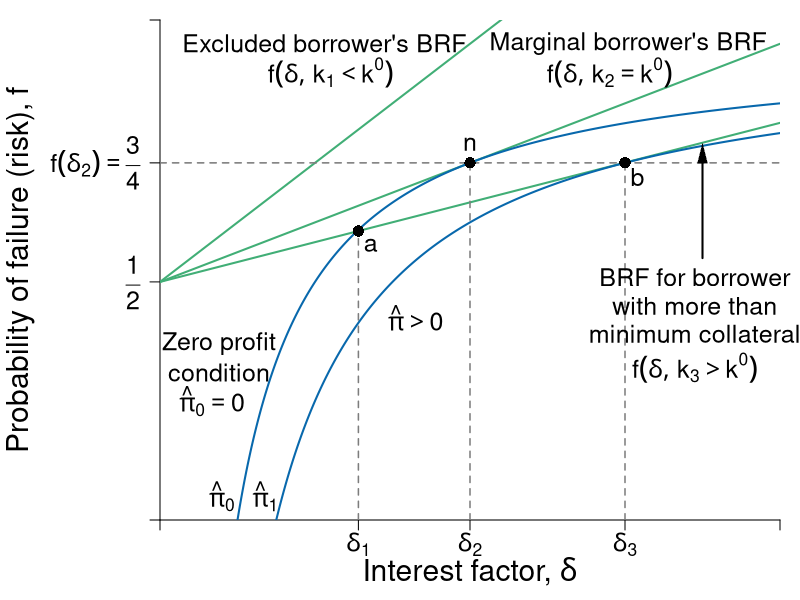

Write the R code that produced this figure.
#Graph Designer: Simon Halliday, Scott Cohn
#Authors: Bowles, Foley and Halliday
#Title: Coordination, Conflict and Competition: A Text in Microeconomics

library(shape)
pdf(file = "credit/non_contractual_equity.pdf", width = 8, height = 6)

#Set parameters for graphics
pointsize <- 1.8
axislabelsize <- 1.8
labelsize <- 1.5
namesize <- 1.8
annotatesize <- 1.5
graphlinewidth <- 2
segmentlinewidth <- 1.5

COL <- c("#7fc97f", "#beaed4", "#fdc086", "#ffff99", "#386cb0", "#f0027f", "#bf5b17", "#666666")
COLA <- c("#e0f3db", "#99d8c9","#66c2a4","#41ae76", "#238b45", "#005824")
COLB <- c("#c6dbef", "#4eb3d3", "#2b8cbe", "#0868ac","#084081")
COLC <- c("#fcfbfd", "#efedf5", "#dadaeb", "#bcbddc", "#9e9ac8", "#807dba", "#6a51a3", "#54278f", "#3f007d")
grays <- gray.colors(25, start = 1, end = 0, alpha = 1)

#Edited the margins to cater for the larger LHS labels
par(mar =  c(4, 8, 1, 1))

brfFn <- function(delta, mu = 1, k = 1) {
  .5 + (delta / (2 * mu)) * (1 - k)
}

PCFn <- function(delta, mu = 1) {
  delta/mu
}

isoreturnFn <- function(delta, pi=0.125) {
  1 - (pi)/delta
}

yFn <- function(d1, f1, mu = 1){
  mu*f1*(1 - f1) - d1*(1 - f1)
}

ylow <- function(delta, mu = 1, ybar = 0.0625){
  (-sqrt(delta^2 - 2*delta*mu + mu^2 - 4*mu*ybar) + delta + mu)/(2*mu)
}

yhigh <- function(delta, mu = 1, ybar = 0.0625){
  (sqrt(delta^2 - 2*delta*mu + mu^2 - 4*mu*ybar) + delta + mu)/(2*mu)
}

xlims <- c(0, 2)
ylims <- c(0, 1.05)

npts <- 501 
d1 <- seq(xlims[1], xlims[2], length.out = npts)
f1 <- seq(ylims[1], ylims[2], length.out = npts) 
a <- c(0.0625)

plot(0, 0, xlim = xlims, ylim = ylims, type = "n",
     xlab = expression(paste("")),
     ylab = expression(paste("")), 
     xaxt = "n", 
     yaxt = "n", 
     cex.lab = axislabelsize, 
     bty = "n", 
     xaxs = "i", 
     yaxs = "i"
)


ticksy <- c(ylims[1], 0.5, 0.75, ylims[2])
ylabels <- c(NA, expression(paste(frac(1,2))), expression(paste(f(delta[2]) == frac(3,4))), NA)
ticksx <- c(xlims[1], 0.64, 1, 1.5, xlims[2])
xlabels <- c(NA, expression(paste(delta[1])),expression(paste(delta[2])), expression(paste(delta[3])), NA)

axis(1, at = ticksx, pos = 0, labels = xlabels, cex.axis = labelsize)
axis(2, at = ticksy, pos = 0, labels = ylabels, las = 1, cex.axis = labelsize)

npts <- 503 
xx1 <- seq(xlims[1], xlims[2], length.out = npts)

#Draw the graphs
lines(xx1, brfFn(xx1, k = 0), col = COLA[4], lwd = graphlinewidth)
lines(xx1, brfFn(xx1, k = 0.5), col = COLA[4], lwd = graphlinewidth)
lines(xx1, brfFn(xx1, k = 0.666), col = COLA[4], lwd = graphlinewidth)
lines(xx1, isoreturnFn(xx1, pi = 0.25), col = COLB[4], lwd = graphlinewidth)
lines(xx1, isoreturnFn(xx1, pi = 0.375), col = COLB[4], lwd = graphlinewidth)


#Axis labels
mtext(expression(paste("Interest factor, ", delta)), side = 1, line = 2.5, cex = axislabelsize)
text(-0.45, 0.5*(ylims[2]), expression(paste("Probability of failure (risk), ", f)), xpd = TRUE, cex = axislabelsize, srt = 90) 


segments(0, 0.75, xlims[2], 0.75, lty = 2, col = grays[20] , lwd = segmentlinewidth)
 


segments(1.5, 0, 1.5, brfFn(delta = 1.5, k = 0.666), lty = 2, col = grays[20] , lwd = segmentlinewidth)
points(1.5, brfFn(1.5, k = 0.666), pch = 16, col = "black", cex = 1.5)
text(1.5 + 0.04, brfFn(1.5, k = 0.666) - 0.03, expression(paste(b)), cex = labelsize)

segments(1, 0, 1, brfFn(delta = 1, k = 0.5), lty = 2, col = grays[20] , lwd = segmentlinewidth)
points(1, brfFn(1, k = 0.5), pch = 16, col = "black", cex = 1.5)
text(1, brfFn(1, k = 0.5) + 0.04, expression(paste(n)), cex = labelsize)

segments(0.64, 0, 0.64, brfFn(delta = 0.64, k = 0.666), lty = 2, col = grays[20] , lwd = segmentlinewidth)
points(0.64, brfFn(0.64, k = 0.666), pch = 16, col = "black", cex = 1.5)
text(0.64 + 0.04, brfFn(0.64, k = 0.666) - 0.03, expression(paste(a)), cex = labelsize)


text(0.53, 1, expression(paste("Excluded borrower's BRF")), cex = labelsize, xpd = TRUE)
text(0.55, 0.94, expression(paste(f(delta, k[1] < k^0))), cex = labelsize)

text(1.51, 1, expression(paste("Marginal borrower's BRF")), cex = labelsize, xpd = TRUE)
text(1.45, 0.94, expression(paste(f(delta, k[2] == k^0))), cex = labelsize)


text(1.725, 0.51, expression(paste("BRF for borrower")), cex = labelsize, xpd = TRUE)
text(1.725, 0.45, expression(paste("with more than")), cex = labelsize, xpd = TRUE)
text(1.725, 0.39, expression(paste("minimum collateral")), cex = labelsize, xpd = TRUE)
text(1.725, 0.32, expression(paste(f(delta, k[3] > k^0))), cex = labelsize, xpd = TRUE)
Arrows(1.75, 0.55, 1.75, 0.77, col = "black", lty = 1, lwd = 2, arr.type = "triangle", arr.lwd = 0.5)

text(0.825, 0.425, expression(paste(hat(pi) > 0)), cex = labelsize)

text(0.19, 0.37, expression(paste("Zero profit")), cex = labelsize)
text(0.19, 0.31, expression(paste("condition")), cex = labelsize)
text(0.168, 0.25, expression(paste(hat(pi)[0] == 0)), cex = labelsize)


text(0.2, 0.05, expression(paste(hat(pi)[0])), cex = labelsize)
text(0.34, 0.05, expression(paste(hat(pi)[1])), cex = labelsize)


dev.off()
